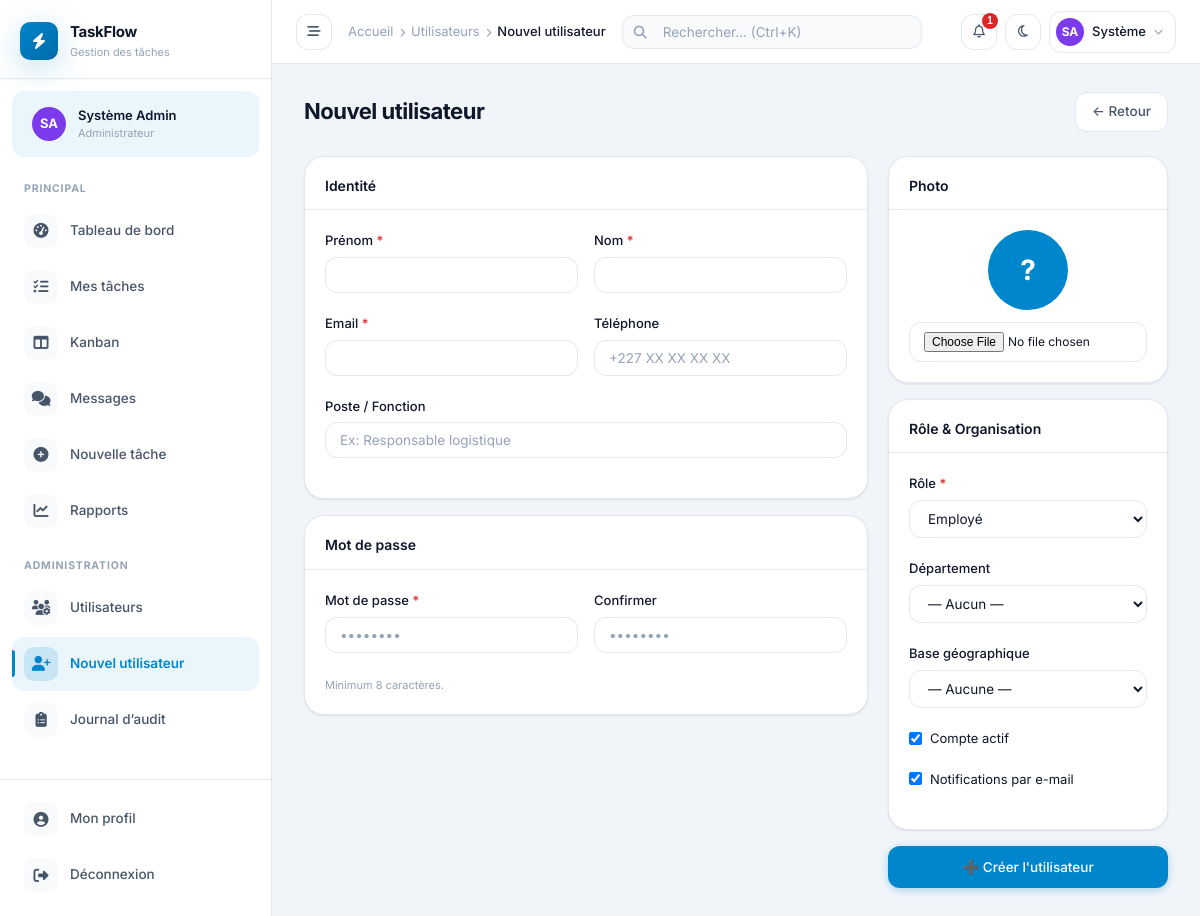
Screenshot of /pages/users/create.php (signed in) with the database file from the repository.
### tables this page shows
CREATE TABLE IF NOT EXISTS `users` (
  `id`           INT UNSIGNED AUTO_INCREMENT PRIMARY KEY,
  `nom`          VARCHAR(100) NOT NULL,
  `prenom`       VARCHAR(100) NOT NULL,
  `email`         VARCHAR(200) NOT NULL UNIQUE,
  `notify_email`  TINYINT(1) NOT NULL DEFAULT 1 COMMENT '1 = recevoir les notifications par e-mail',
  `password`      VARCHAR(255) NOT NULL,
  `role`         ENUM('employe','superviseur','chef_dept','cheffe_mission','admin') DEFAULT 'employe',
  `departement_id` INT UNSIGNED DEFAULT NULL,
  `base_id`      INT UNSIGNED DEFAULT NULL,
  `photo`        VARCHAR(255) DEFAULT NULL,
  `telephone`    VARCHAR(30) DEFAULT NULL,
  `poste`        VARCHAR(150) DEFAULT NULL,
  `actif`        TINYINT(1) DEFAULT 1,
  `last_login`   DATETIME DEFAULT NULL,
  `created_at`   TIMESTAMP DEFAULT CURRENT_TIMESTAMP,
  `updated_at`   TIMESTAMP DEFAULT CURRENT_TIMESTAMP ON UPDATE CURRENT_TIMESTAMP,
  FOREIGN KEY (`departement_id`) REFERENCES `departements`(`id`) ON DELETE SET NULL,
  FOREIGN KEY (`base_id`) REFERENCES `bases`(`id`) ON DELETE SET NULL
);

### includes/auth.php (called while the page is built, shortened)
<?php
function isLoggedIn(): bool {
    return true;
}
function currentUser(): ?array {
    static $user = null;
    if ($user === null) {
        $pdo  = getDB();
        $stmt = $pdo->prepare("SELECT u.*, d.nom AS dept_nom, b.nom AS base_nom
            FROM users u
            LEFT JOIN departements d ON d.id = u.departement_id
            LEFT JOIN bases b ON b.id = u.base_id
            WHERE u.id = ? AND u.actif = 1");
        $stmt->execute([$_SESSION['user_id']]);
        $user = $stmt->fetch() ?: null;
    }
    return $user;
}
function hasRole(string ...$roles): bool {
    $user = currentUser();
    return $user && in_array($user['role'], $roles);
}
function isAdmin(): bool           { return hasRole('admin'); }
function isChefDept(): bool        { return hasRole('admin','cheffe_mission','chef_dept'); }
function isSuperviseur(): bool     { return hasRole('admin','cheffe_mission','chef_dept','superviseur'); }
function sanitize(string $str): string {
    return htmlspecialchars(trim($str), ENT_QUOTES, 'UTF-8');
}

### includes/layout_init.php (called while the page is built, shortened)
<?php
require_once __DIR__ . '/auth.php';
require_once __DIR__ . '/functions.php';
$currentUser    = currentUser();
$notifCount     = getUnreadNotificationsCount($currentUser['id']);

### includes/functions.php (called while the page is built, shortened)
<?php
function getUserColor(int $id): string {
    $colors = ['#0086CD', '#7C3AED', '#059669', '#D97706', '#DC2626', '#0891B2', '#BE185D'];
    return $colors[$id % count($colors)];
}
function getUnreadNotificationsCount(int $userId): int {
    $pdo  = getDB();
    $stmt = $pdo->prepare("SELECT COUNT(*) FROM notifications WHERE user_id=? AND lu=0");
    $stmt->execute([$userId]);
    return (int)$stmt->fetchColumn();
}

### pages/users/create.php (the view, shortened to what this page needs)
<?php
require_once __DIR__ . '/../../includes/layout_init.php';
$isEdit     = isset($_GET['id']);
$userId     = $isEdit ? (int)$_GET['id'] : 0;
$pageTitle  = $isEdit ? 'Modifier l\'utilisateur' : 'Nouvel utilisateur';
$breadcrumbs = [
  ['label'=>'Accueil','url'=>APP_URL.'/index.php'],
  ['label'=>'Utilisateurs','url'=>APP_URL.'/pages/users/list.php'],
  ['label'=>$pageTitle,'url'=>''],
];
$user   = [];
require_once __DIR__ . '/../../includes/header.php';
?>
<div class="page-header">
  <div><div class="page-title"><?= $pageTitle ?></div></div>
  <a href="<?= APP_URL ?>/pages/users/list.php" class="btn btn-secondary">← Retour</a>
</div>
<form method="POST" enctype="multipart/form-data">
<div style="display:grid;grid-template-columns:1fr 280px;gap:20px">
  <div>
    <div class="card" style="margin-bottom:16px">
      <div class="card-header"><span class="card-title">Identité</span></div>
      <div class="card-body">
        <div class="form-row">
          <div class="form-group">
            <label class="form-label">Prénom <span class="req">*</span></label>
            <input type="text" name="prenom" class="form-control" value="<?= sanitize($user['prenom'] ?? $_POST['prenom'] ?? '') ?>" required>
          </div>
          <div class="form-group">
            <label class="form-label">Nom <span class="req">*</span></label>
            <input type="text" name="nom" class="form-control" value="<?= sanitize($user['nom'] ?? $_POST['nom'] ?? '') ?>" required>
          </div>
        </div>
        <div class="form-row">
          <div class="form-group">
            <label class="form-label">Email <span class="req">*</span></label>
            <input type="email" name="email" class="form-control" value="<?= sanitize($user['email'] ?? $_POST['email'] ?? '') ?>" required>
          </div>
          <div class="form-group">
            <label class="form-label">Téléphone</label>
            <input type="text" name="telephone" class="form-control" value="<?= sanitize($user['telephone'] ?? '') ?>" placeholder="+227 XX XX XX XX">
          </div>
        </div>
        <div class="form-group">
          <label class="form-label">Poste / Fonction</label>
          <input type="text" name="poste" class="form-control" value="<?= sanitize($user['poste'] ?? '') ?>" placeholder="Ex: Responsable logistique">
        </div>
      </div>
    </div>
    <div class="card">
      <div class="card-header"><span class="card-title"><?= $isEdit ? 'Changer le mot de passe' : 'Mot de passe' ?></span></div>
      <div class="card-body">
        <div class="form-row">
          <div class="form-group">
            <label class="form-label">Mot de passe <?= !$isEdit?'<span class="req">*</span>':'' ?></label>
            <input type="password" name="password" class="form-control" placeholder="••••••••" minlength="8">
          </div>
          <div class="form-group">
            <label class="form-label">Confirmer</label>
            <input type="password" name="password2" class="form-control" placeholder="••••••••">
          </div>
        </div>
        <div class="form-hint">Minimum 8 caractères.</div>
      </div>
    </div>
  </div>
  <div>
    <div class="card" style="margin-bottom:16px">
      <div class="card-header"><span class="card-title">Photo</span></div>
      <div class="card-body" style="text-align:center">
        <?php if (!empty($user['photo'])): ?>
        <img src="<?= APP_URL ?>/uploads/photos/<?= sanitize($user['photo']) ?>" style="width:80px;height:80px;border-radius:50%;object-fit:cover;margin-bottom:12px">
        <?php else: ?>
        <div class="user-avatar" style="width:80px;height:80px;font-size:28px;font-weight:700;background:<?= getUserColor($userId ?: 0) ?>;margin:0 auto 12px">
          <?= !empty($user) ? strtoupper(substr($user['prenom'],0,1).substr($user['nom'],0,1)) : '?' ?>
        </div>
        <?php endif; ?>
        <input type="file" name="photo" accept="image/*" class="form-control" style="font-size:12px">
      </div>
    </div>
    <div class="card" style="margin-bottom:16px">
      <div class="card-header"><span class="card-title">Rôle & Organisation</span></div>
      <div class="card-body">
        <div class="form-group">
          <label class="form-label">Rôle <span class="req">*</span></label>
          <select name="role" class="form-control">
            <?php foreach (ROLES as $k=>$v): ?>
              <option value="<?= $k ?>" <?= ($user['role']??'employe')===$k?'selected':'' ?>><?= $v ?></option>
            <?php endforeach; ?>
          </select>
        </div>
        <div class="form-group">
          <label class="form-label">Département</label>
          <select name="departement_id" class="form-control">
            <option value="">— Aucun —</option>
          </select>
        </div>
        <div class="form-group">
          <label class="form-label">Base géographique</label>
          <select name="base_id" class="form-control">
            <option value="">— Aucune —</option>
          </select>
        </div>
        <div class="form-group">
          <label style="display:flex;align-items:center;gap:8px;cursor:pointer;font-size:13px">
            <input type="checkbox" name="actif" value="1" <?= ($user['actif']??1)?'checked':'' ?>>
            Compte actif
          </label>
        </div>
        <div class="form-group">
          <label style="display:flex;align-items:center;gap:8px;cursor:pointer;font-size:13px">
            <input type="checkbox" name="notify_email" value="1" <?= ($user['notify_email']??1)?'checked':'' ?>>
            Notifications par e-mail
          </label>
        </div>
      </div>
    </div>
    <button type="submit" class="btn btn-primary" style="width:100%;justify-content:center;padding:12px">
      <?= $isEdit ? '💾 Enregistrer' : '➕ Créer l\'utilisateur' ?>
    </button>
  </div>
</div>
</form>
<?php require_once __DIR__ . '/../../includes/footer.php'; ?>

### includes/header.php (shortened to what this page needs)
<?php
$pageTitle = $pageTitle ?? APP_NAME;
$initials  = strtoupper(substr($currentUser['prenom'], 0, 1) . substr($currentUser['nom'], 0, 1));
$path      = $_SERVER['PHP_SELF'] ?? '';
?>
<!DOCTYPE html>
<html lang="fr">
<head>
<link rel="stylesheet" href="<?= APP_URL ?>/assets/css/inter.css">
<link rel="stylesheet" href="<?= APP_URL ?>/assets/css/fontawesome.min.css">
<link rel="stylesheet" href="<?= APP_URL ?>/assets/css/style.css">
<link rel="stylesheet" href="https://cdn.jsdelivr.net/npm/flatpickr/dist/flatpickr.min.css">
</head>
<body>
<div class="app-layout">
<aside class="app-sidebar" id="appSidebar">
  <div class="sidebar-brand">
    <div class="brand-icon">
      <i class="fa-solid fa-bolt"></i>
    </div>
    <div class="brand-text">
      <div class="brand-name"><?= APP_NAME ?></div>
      <div class="brand-tagline">Gestion des tâches</div>
    </div>
  </div>
  <div class="sidebar-user">
    <div class="user-avatar" style="background:<?= getUserColor($currentUser['id']) ?>">
      <?php if (!empty($currentUser['photo'])): ?>
        <img src="<?= APP_URL.'/uploads/photos/'.sanitize($currentUser['photo']) ?>" alt="">
      <?php else: ?>
        <?= $initials ?>
      <?php endif; ?>
    </div>
    <div class="user-info">
      <span class="user-name"><?= sanitize($currentUser['prenom'].' '.$currentUser['nom']) ?></span>
      <span class="user-role"><?= ROLES[$currentUser['role']] ?? $currentUser['role'] ?></span>
    </div>
  </div>
  <nav class="sidebar-nav">
    <div class="nav-section">Principal</div>
    <a href="<?= APP_URL ?>/index.php"
       class="nav-link <?= basename($path)==='index.php' ? 'active' : '' ?>">
      <span class="nav-icon"><i class="fa-solid fa-gauge-high"></i></span>
      <span class="nav-label">Tableau de bord</span>
    </a>
    <a href="<?= APP_URL ?>/pages/tasks/list.php"
       class="nav-link <?= strpos($path,'tasks/list')!==false ? 'active' : '' ?>">
      <span class="nav-icon"><i class="fa-solid fa-list-check"></i></span>
      <span class="nav-label">Mes tâches</span>
    </a>
    <a href="<?= APP_URL ?>/pages/tasks/kanban.php"
       class="nav-link <?= strpos($path,'tasks/kanban')!==false ? 'active' : '' ?>">
      <span class="nav-icon"><i class="fa-solid fa-table-columns"></i></span>
      <span class="nav-label">Kanban</span>
    </a>
    <a href="<?= APP_URL ?>/pages/messages/index.php"
       class="nav-link <?= strpos($path,'messages/')!==false ? 'active' : '' ?>">
      <span class="nav-icon"><i class="fa-solid fa-comments"></i></span>
      <span class="nav-label">Messages</span>
    </a>
    <?php if (isSuperviseur()): ?>
    <a href="<?= APP_URL ?>/pages/tasks/create.php"
       class="nav-link <?= strpos($path,'tasks/create')!==false ? 'active' : '' ?>">
      <span class="nav-icon"><i class="fa-solid fa-circle-plus"></i></span>
      <span class="nav-label">Nouvelle tâche</span>
    </a>
    <?php endif; ?>
    <?php if (isChefDept()): ?>
    <a href="<?= APP_URL ?>/pages/reports/index.php"
       class="nav-link <?= strpos($path,'reports')!==false ? 'active' : '' ?>">
      <span class="nav-icon"><i class="fa-solid fa-chart-line"></i></span>
      <span class="nav-label">Rapports</span>
    </a>
    <?php endif; ?>
    <?php if (isAdmin()): ?>
    <div class="nav-section" style="margin-top:0.5rem">Administration</div>
    <a href="<?= APP_URL ?>/pages/users/list.php"
       class="nav-link <?= strpos($path,'users/list')!==false ? 'active' : '' ?>">
      <span class="nav-icon"><i class="fa-solid fa-users-gear"></i></span>
      <span class="nav-label">Utilisateurs</span>
    </a>
    <a href="<?= APP_URL ?>/pages/users/create.php"
       class="nav-link <?= strpos($path,'users/create')!==false ? 'active' : '' ?>">
      <span class="nav-icon"><i class="fa-solid fa-user-plus"></i></span>
      <span class="nav-label">Nouvel utilisateur</span>
    </a>
    <a href="<?= APP_URL ?>/pages/admin/audit.php"
       class="nav-link <?= strpos($path,'admin/audit')!==false ? 'active' : '' ?>">
      <span class="nav-icon"><i class="fa-solid fa-clipboard-list"></i></span>
      <span class="nav-label">Journal d’audit</span>
    </a>
    <?php endif; ?>
  </nav>
  <div class="sidebar-footer">
    <a href="<?= APP_URL ?>/pages/users/profile.php"
       class="nav-link <?= strpos($path,'users/profile')!==false ? 'active' : '' ?>"
       style="border-radius:var(--radius);margin-bottom:0">
      <span class="nav-icon"><i class="fa-solid fa-circle-user"></i></span>
      <span>Mon profil</span>
    </a>
    <a href="<?= APP_URL ?>/logout.php"
       class="nav-link danger"
       style="border-radius:var(--radius)">
      <span class="nav-icon"><i class="fa-solid fa-right-from-bracket"></i></span>
      <span>Déconnexion</span>
    </a>
  </div>
</aside>
<div class="app-main">
  <header class="app-topbar">
    <button type="button" class="topbar-toggle" onclick="Sidebar.toggle()" title="Réduire le menu" aria-label="Ouvrir ou réduire le menu latéral">
      <i class="fa-solid fa-bars-staggered" aria-hidden="true"></i>
    </button>
    <nav class="breadcrumb">
      <?php if (!empty($breadcrumbs)): ?>
        <?php foreach ($breadcrumbs as $i => $bc): ?>
          <?php if ($i < count($breadcrumbs)-1): ?>
            <a href="<?= sanitize($bc['url']) ?>"><?= sanitize($bc['label']) ?></a>
            <span class="bc-sep"><i class="fa-solid fa-chevron-right" style="font-size:9px"></i></span>
          <?php else: ?>
            <span class="bc-current"><?= sanitize($bc['label']) ?></span>
          <?php endif; ?>
        <?php endforeach; ?>
      <?php else: ?>
        <span class="bc-current"><?= sanitize($pageTitle) ?></span>
      <?php endif; ?>
    </nav>
    <div class="topbar-search" style="max-width:300px">
      <input type="search" id="globalSearch" placeholder="Rechercher... (Ctrl+K)" autocomplete="off" aria-label="Recherche globale de tâches">
    </div>
    <div class="topbar-actions">
      <div style="position:relative" id="notifWrap">
        <button type="button" class="topbar-btn" onclick="toggleNotifs()" title="Notifications" aria-expanded="false" aria-controls="notifPanel" aria-label="Notifications">
          <i class="fa-regular fa-bell" aria-hidden="true"></i>
          <?php if ($notifCount > 0): ?>
          <span class="notif-badge"><?= $notifCount ?></span>
          <?php endif; ?>
        </button>
      </div>
      <button type="button" class="topbar-btn" onclick="DarkMode.toggle()" title="Mode sombre/clair" id="darkBtn" aria-label="Basculer le mode clair ou sombre">
        <i class="fa-regular fa-moon" id="darkIcon" aria-hidden="true"></i>
      </button>
      <a href="<?= APP_URL ?>/pages/users/profile.php" class="topbar-user">
        <div class="avatar" style="background:<?= getUserColor($currentUser['id']) ?>">
          <?php if (!empty($currentUser['photo'])): ?>
            <img src="<?= APP_URL.'/uploads/photos/'.sanitize($currentUser['photo']) ?>" alt="" style="width:100%;height:100%;object-fit:cover;border-radius:50%">
          <?php else: ?>
            <?= $initials ?>
          <?php endif; ?>
        </div>
        <span class="user-label"><?= sanitize($currentUser['prenom']) ?></span>
        <i class="fa-solid fa-chevron-down" style="font-size:9px;color:var(--text3)"></i>
      </a>
    </div>
  </header>
  <main class="app-content">

### rows the page displays
users: initials "SA", prenom+nom "Système Admin", role "Administrateur", id "1", prenom "Système"

### other values shown
APP_NAME "TaskFlow"
$bc['label'] "Accueil"
$bc['label'] "Utilisateurs"
$bc['label'] "Nouvel utilisateur"
$pageTitle "Nouvel utilisateur"
form field role "Employé"
